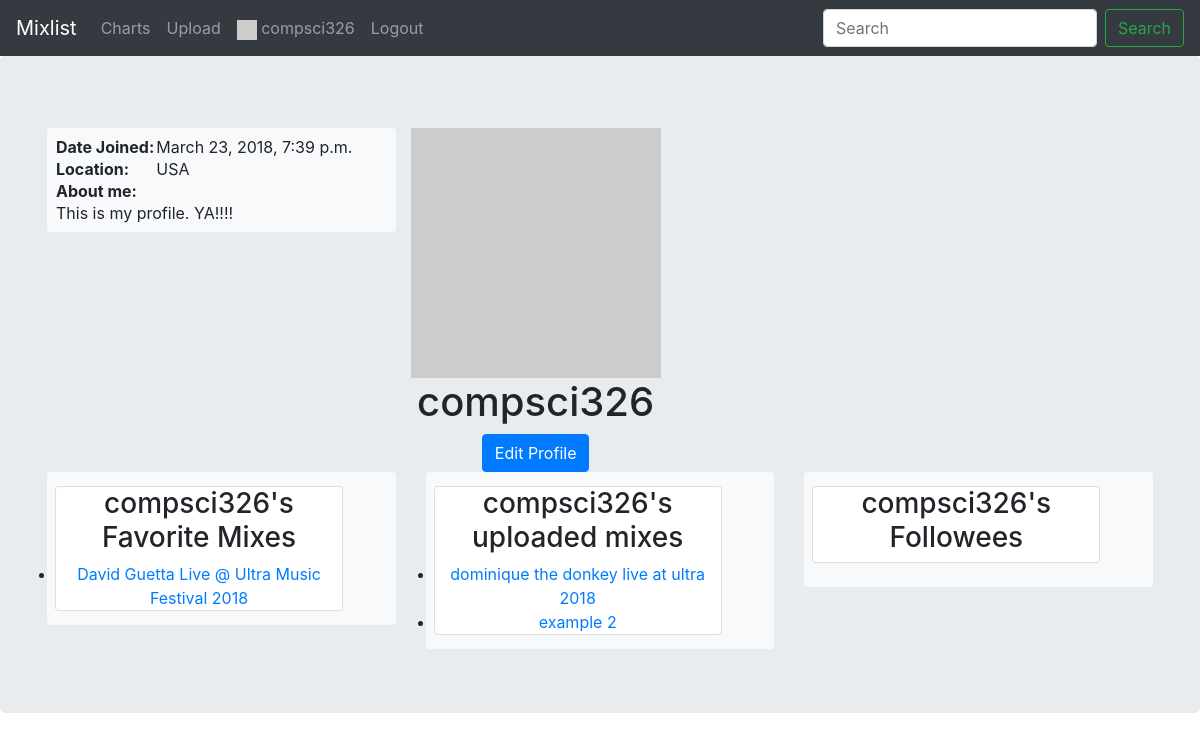
/profile/1 (signed in), run on an earlier commit of the app's database.
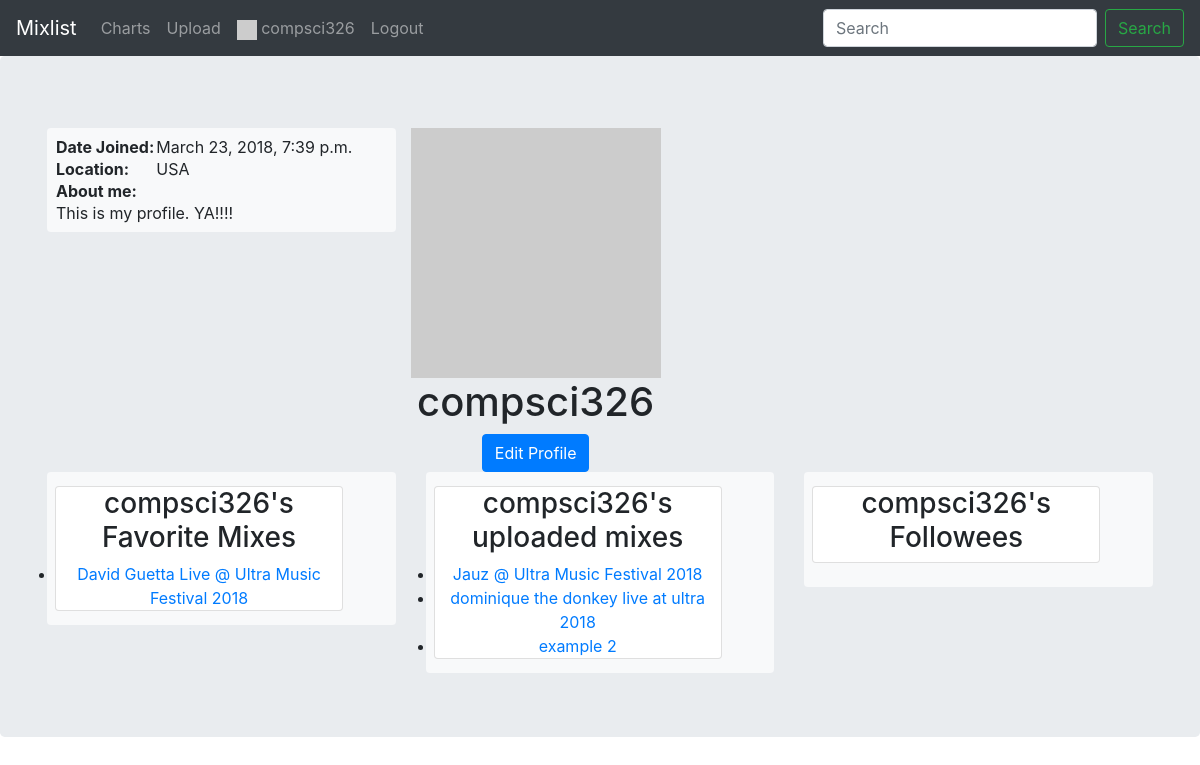
And on a later commit of the database.
### mixlist/models.py (models this page shows, shortened)
class Mix(models.Model):
    audio_file = models.FileField() # TODO: Pass in a storage param
    title = models.CharField(max_length=80)
    artist = models.CharField(max_length=80, blank=True, null=True)
    image = models.FileField(blank=True, null=True)
    slug = models.SlugField() # title_of_song_with_underscores_as_spaces
    uploader = models.ForeignKey(Profile, on_delete=models.CASCADE, related_name="mixes")
    length = models.DurationField()
    upload_date = models.DateTimeField(auto_now_add=True)
    description = models.CharField(max_length=1000, blank=True, null=True)
    like_count = models.IntegerField(default=0)
    play_count = models.IntegerField(default=0)
    playlist = models.ManyToManyField('Track', through='PlaylistMembership')
    def get_absolute_url(self):
        return reverse('mix-detail', args=[str(self.slug)])

### mixlist/views.py (the view)
# urls.py: path('profile/<int:pk>', ProfileView.as_view(), name='profile'),
class ProfileView(generic.DetailView):
    model = Profile
    template_name = 'profile_template.html'
    def get_context_data(self, **kwargs):
        context = super(ProfileView, self).get_context_data(**kwargs)
        context['follows'] = Follows.objects.filter(owner__user=self.kwargs['pk'])
        bfollows = []
        for rel in Follows.objects.filter(follows__user=self.kwargs['pk']):
            bfollows.append(rel.owner)
        context['bfollows'] = bfollows
        context['mixs'] = Mix.objects.filter(uploader__user=self.kwargs['pk'])
        return context

### mixlist/templates/profile_template.html (shortened to what this page needs)
{% extends "base_generic.html" %}
{% load static %}
{% block css %}<link rel="stylesheet" type="text/css" href="{% static 'mixlist/profile.css' %}" />{% endblock %}
{% block content %}
<div class="jumbotron">
<div class="container">
	<div class="row">
		<div class="col-lg-12 mt-2">
			<div class="jumbotron2">
				<div class="row">
					<div class="col-lg-4">
						<div class="bg-light p-2 rounded">
							<table>
								<tr>
									<td><b>Date Joined:</b></td>
									<td>{{ profile.user.date_joined }}</td>
								</tr>
								<tr>
									<td><b>Location:</b></td>
									<td>{{ profile.location }}
									</tr>
									<tr>
										<td><b>About me:</b></td>
									</tr>
									<tr>
										<td colspan=2 style="word-wrap: break-word">{{ profile.about_me }}</td>
									</tr>
								</table>
							</div>
						</div>
						<div>
							{% if profile.profile_image %}
							<img src="{{ profile.profile_image.url }}" height="250" width="250">
							{% else %}
							<img src="http://via.placeholder.com/250x250">
							{% endif %}
							<h1 id="username">{{ profile.user.username }}</h1>
							{% if user.is_authenticated %}
								{% if user.profile == profile %}
									<a href="{% url 'edit-profile' %}" class="btn btn-primary">Edit Profile</a>
								{% elif user.profile in bfollows %}
									<a href="{% url 'unfollow' profile.id %}" class="btn btn-secondary">Unfollow</a>
								{% else %}
									<a href="{% url 'follow' profile.id %}" class="btn btn-primary">Follow</a>
								{% endif %}
							{% endif %}
						</div>
					</div>
				</div>
<div class="row">
	<div class="col-lg-4">
		<div class="bg-light p-2 rounded">
			<div class="card" style="width: 18rem;">
				<h3>{{ profile.user.username }}'s Favorite Mixes</h3>
				<ul class="list-group list-group-flush">
					{% for mix in profile.favorites.all %}
					<li><a href="{{mix.get_absolute_url}}">{{ mix.title }}</a></li>
					{% endfor %}
				</ul>
			</div>
		</div>
	</div>
	<div class="col-lg-4">
		<div class="bg-light p-2 rounded">
			<div class="card" style="width: 18rem;">
				<h3>{{ profile.user.username }}'s uploaded mixes</h3>
				<ul class="list-group list-group-flush">
					{% for mix in mixs %}
					<li><a href="{{mix.get_absolute_url}}">{{ mix.title }}</a></li>
					{% endfor %}
				</ul>
			</div>
		</div>
	</div>
	<div class="col-lg-4">
		<div class="bg-light p-2 rounded">
			<div class="card" style="width: 18rem;">
				<h3>{{ profile.user.username }}'s Followees</h3>
			</div>
		</div>
	</div>
</div>
</div>
{% endblock %}

What changed in the data, as far as the page shows it:
now on this page (row edited): Mix: title "Jauz @ Ultra Music Festival 2018", shown under "compsci326's uploaded mixes"
